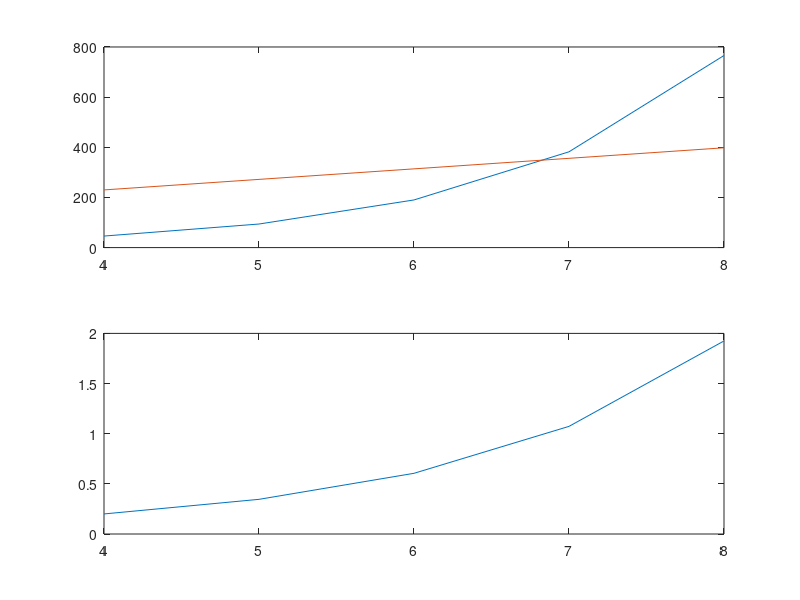

The MATLAB source for this figure:
a = [4:1:8];
L = 2.^a;

fc = 3*L-2;
cc = 62 + 42*log2(L);
vs = fc./cc;

figure(1);
subplot(2,1,1);
plot(a, fc, a, cc);
subplot(2,1,2);
plot(a, vs);